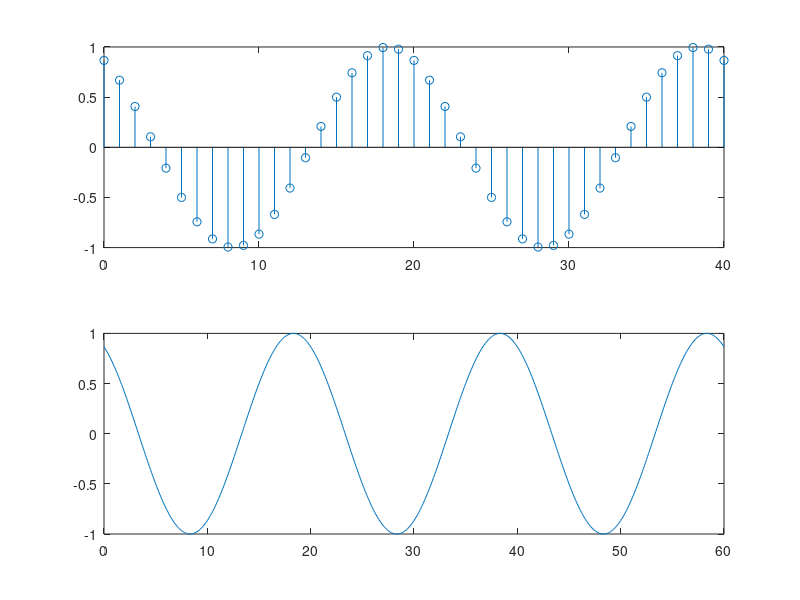

MATLAB code to generate this figure:
clear;
clc;

a = 1;
N = 20;
f = 1/N;
n = 0:1:2*N;
T = 20;
F = 1/T;
t = 0:0.1:3*T;
theta = 30;
subplot(2,1,1);
x = a*cos((2*pi*f*n) + theta/180*pi);
stem(n,x)
subplot(2,1,2);
y = a*cos((2*pi*F*t) + theta/180*pi);
plot(t,y)